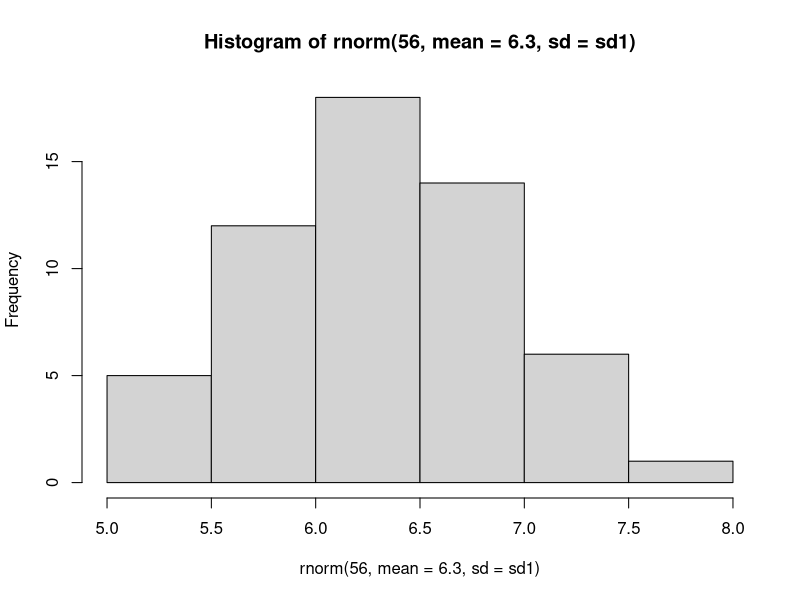
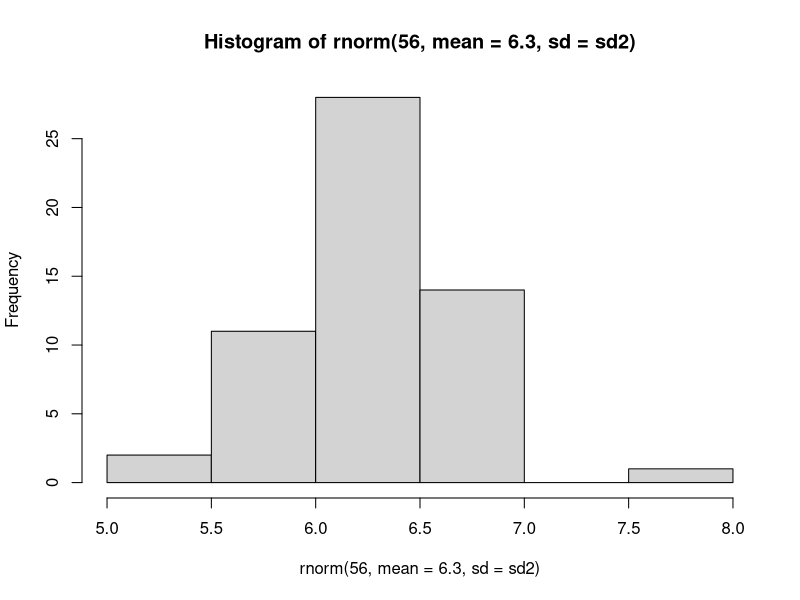
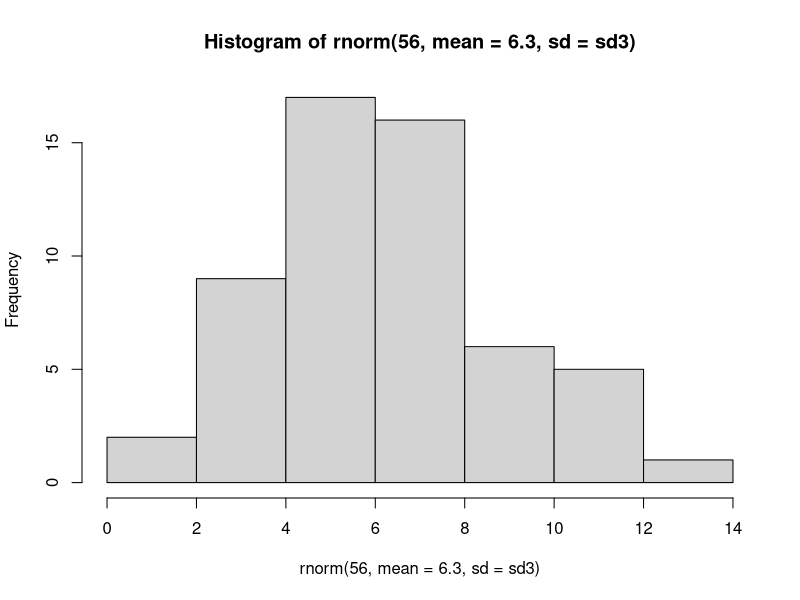
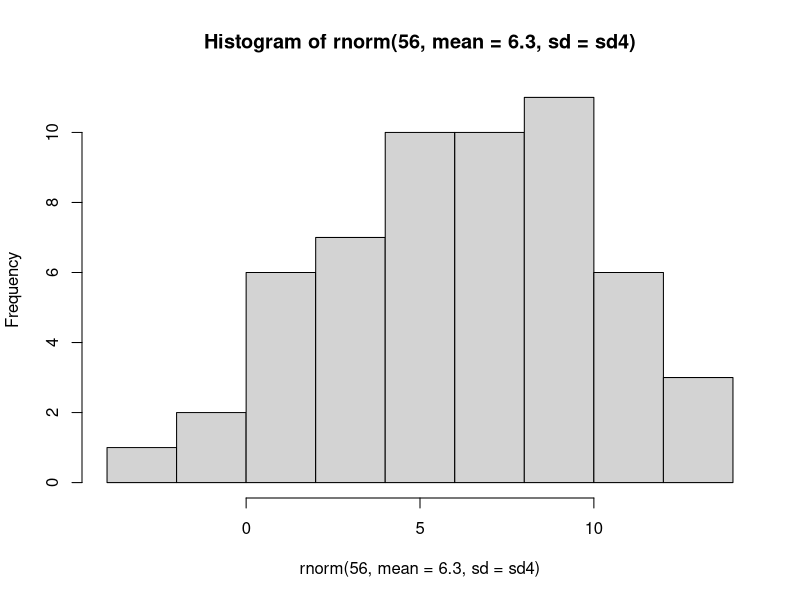
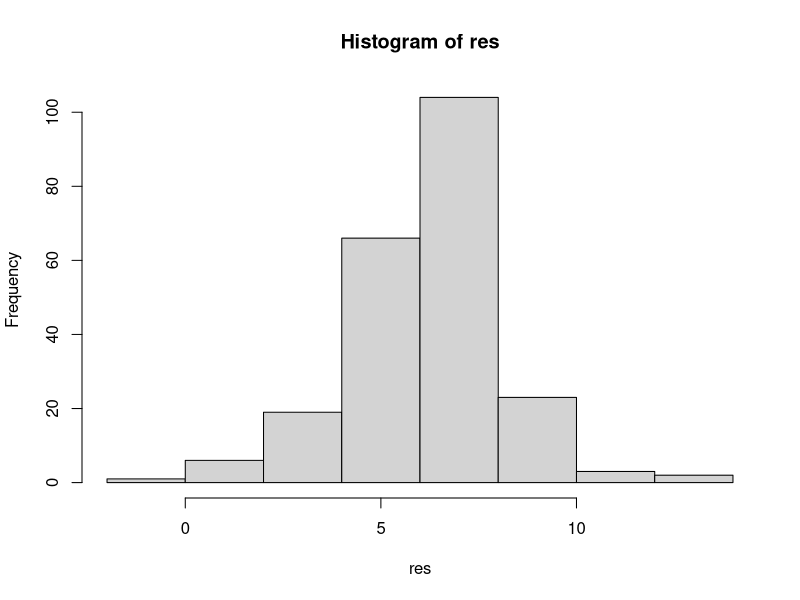
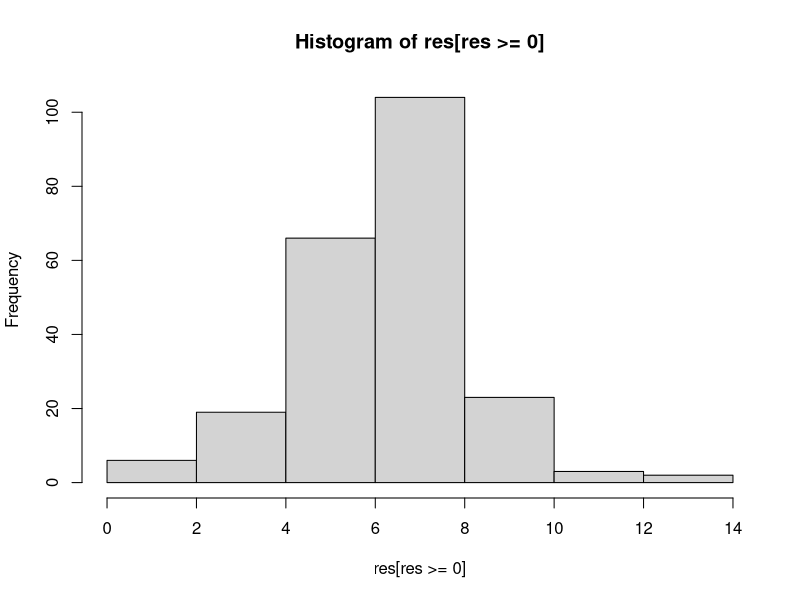
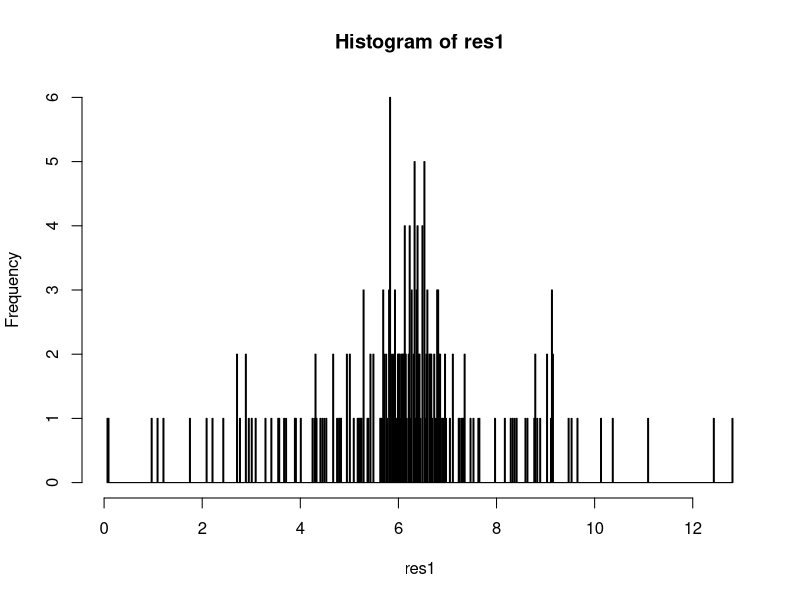
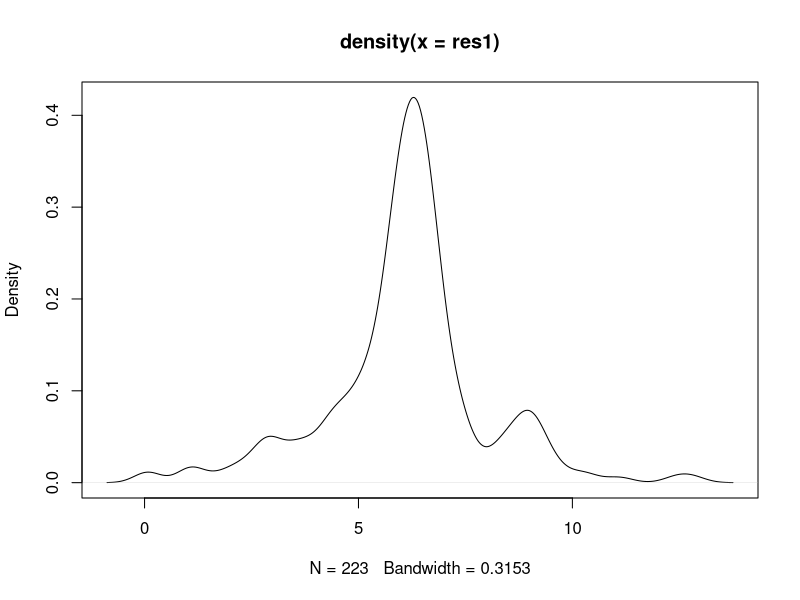

Write the R code that produced these figures, in order.
data<-read.csv("incubation.csv",header=F)
data<-t(data)
colnames(data)<-data[1,1:7]
labels<-colnames(data)
data<-data[2:6,2:7]
dat<-as.numeric(data[,])
dat<-as.data.frame(matrix(dat,ncol=6))
colnames(dat)<-labels[2:7]

# for 1 ...
sd1<-(7.3-6.3)/1.96
hist(rnorm(56,mean=6.3,sd=sd1))
sd2<-(8-6.2)/4
hist(rnorm(56,mean=6.3,sd=sd2))
sd3<-(21-12)/4
hist(rnorm(56,mean=6.3,sd=sd3))
sd4<-(21-6.3)/4
hist(rnorm(56,mean=6.3,sd=sd4))

f1<-(rnorm(56,mean=6.3,sd=sd1))
f2<-(rnorm(56,mean=6.3,sd=sd2))
f3<-(rnorm(56,mean=6.3,sd=sd3))
f4<-(rnorm(56,mean=6.3,sd=sd4))

res<-c(f1,f2,f3,f4)
hist(res)
hist(res[res >= 0])
res1<-(res[res >= 0])
hist(res1,breaks=500)
plot(density(res1))
plot(ecdf(res1))
z.norm<-(res1-mean(res1))/sd(res1) ## standardized data
qqnorm(z.norm) ## drawing the QQplot
abline(0,1) ## drawing a 45-degree reference line
res2<-as.matrix(res1,nrow=1)
library(fitdistrplus)
## Fit a log-normal distribution to the 50 random data set
f <- apply(res2, 2,  fitdist, "lnorm")

## Plot the results 

  plot(f[[1]])

f <- apply(res2, 2,  fitdist, "norm")

## Plot the results 

plot(f[[1]])

f <- apply(res2, 2,  fitdist, "gamma")

## Plot the results 

plot(f[[1]])
f
# compute generation time.  We're wanting a lognormal distribution with mean 12.0 and sd 3.5 from
mu    <- 12
sigma <- 3.5
sigma_logn <- sqrt(log(1 + (sigma/mu)^2))
mu_logn    <- log(mu) - log(1 + (sigma/mu)^2) / 2
